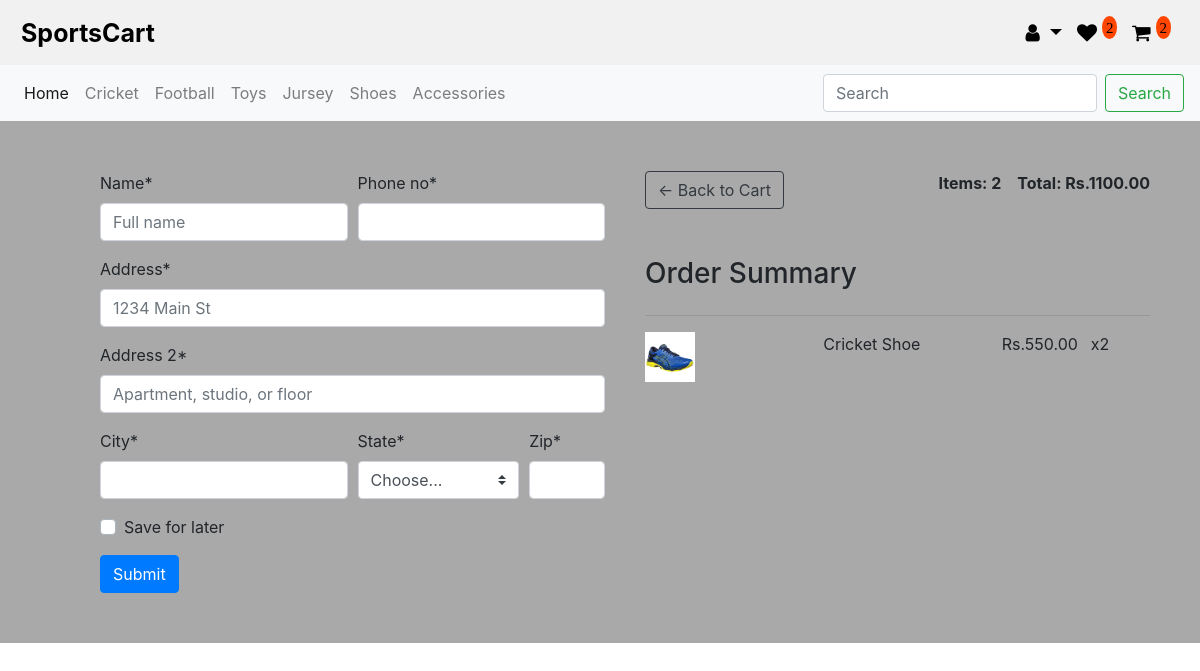
/checkout/ (signed in), run on an earlier commit of the app's database.
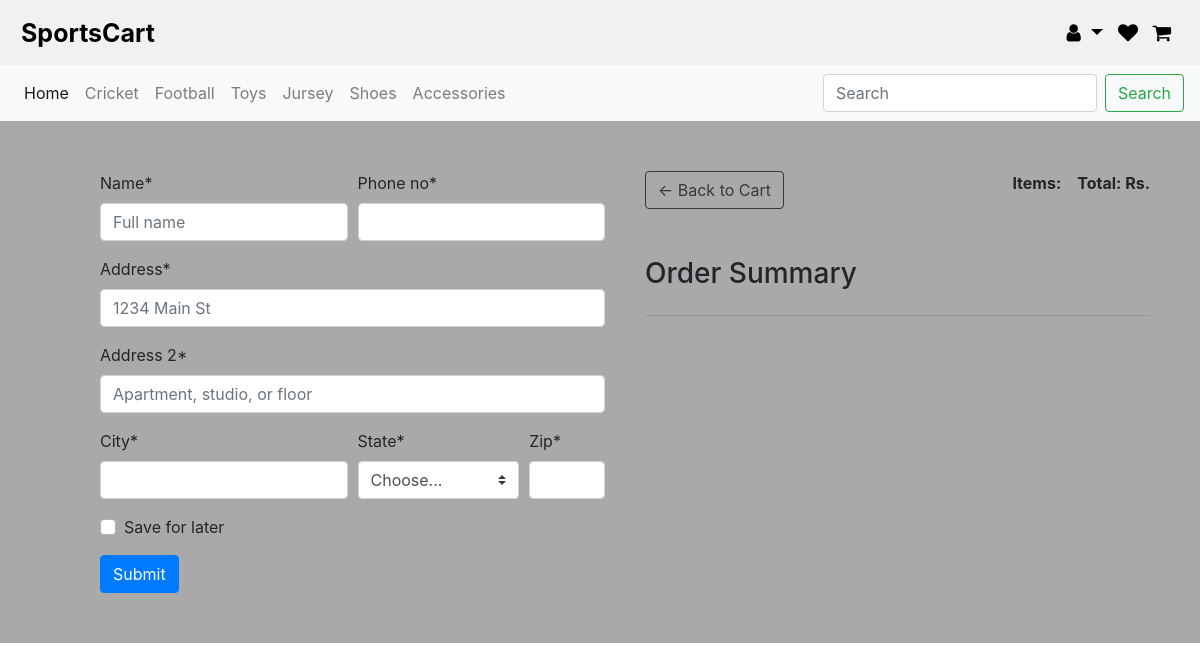
And on a later commit of the database.
### store/models.py (models this page shows, shortened)
class Order(models.Model):
    customer = models.ForeignKey(
        settings.AUTH_USER_MODEL, on_delete=models.SET_NULL, null=True, blank=True)
    order_items = models.ManyToManyField(OrderItem)
    total_items = models.IntegerField(null=True)
    total = models.FloatField(null=True)
    ordered_date = models.DateTimeField(null=True)
    ordered = models.BooleanField(default=False)
    transaction_complete = models.BooleanField(default=False)
    transaction_id = models.CharField(max_length=100, null=True)
    address = models.ForeignKey(
        'Address', on_delete=models.SET_NULL, blank=True, null=True)

class OrderItem(models.Model):
    customer = models.ForeignKey(
        settings.AUTH_USER_MODEL, on_delete=models.SET_NULL, null=True, blank=True)
    product = models.ForeignKey(Product, on_delete=models.SET_NULL, null=True)
    quantity = models.IntegerField(default=0, null=True, blank=True)
    complete = models.BooleanField(default=False)
    total = models.FloatField(null=True, blank=True)

class Product(models.Model):
    title = models.CharField(max_length=30)
    category = models.CharField(max_length=50, choices=CATEGORY_CHOICES ,default='sports')
    sub_category = models.CharField(max_length=50)
    price = models.FloatField()
    image = models.ImageField()
    description = models.TextField(max_length=250)
    @property
    def imageURL(self):
        try:
            url = self.image.url
        except:
            url = ''
        return url

### store/views.py (the view, shortened to what this page needs)
# urls.py: path('checkout/', checkout, name = "checkout"),
def checkout(request):
	data = customerProduct(request)
	order = data['order']
	save_items = data['save_items']
	customer = request.user
	form = AddressForm(request.POST or None)
	context = {
		'order':order,
		'save_items':save_items,
		'form':form
	}
	return render(request,'store/checkout.html',context)

### store/utils.py (called while the page is built)
def customerProduct(request):
    if request.user.is_authenticated:
        customer = request.user
        try :
            order = Order.objects.get(customer=customer,ordered=False)
        except:
            order = ''
        wishlist = customer.wishlist_set.all()
        if wishlist :
            save_items = len(wishlist)
        else:
            wishlist = ''
            save_items = 0
    else:
        order = ''
        wishlist = ''
        save_items = 0
    products = Product.objects.all()
    return {'order':order ,'wishlist':wishlist, 'save_items':save_items, 'products':products}

### store/templates/store/checkout.html (shortened to what this page needs)
{% extends 'store/base.html' %}
{% load static %}
{% load crispy_forms_tags %}
{% block content %}
<div class="checkout">
	<div class="product-total">
		<div class="d-sm-inline">
		<a  class="btn btn-outline-dark" href="{% url 'cart' %}">&#x2190; Back to Cart</a>
		</div>
		<div class="d-sm-inline pt-5 text-center">
		<span class="float-sm-right"><strong> Total:   Rs.{{order.total|floatformat:2}}</strong></span>
		<span class="float-left float-sm-right pl-3 pr-3"><strong>Items: {{order.total_items}}</strong></span>
		</div>
		<h3 class="pt-5 pb-2">Order Summary</h3>
		<hr>
		<div class="row checkout-items">
			{% for item in order.order_items.all %}
			<div class="col-3 col-md-4">
				<img src="{{item.product.imageURL}}"
				style="width: 50px; height: auto;">
			</div>
			<div class="col-3 col-md-4">
				<p>{{item.product.title}}</p>
			</div>
			<div class="col-4 col-md-2">
				<p>Rs.{{item.product.price|floatformat:2}}</p>
			</div>
			<div class="col-2 col-md-2">
				<p>x{{item.quantity}}</p>
			</div>
			{% endfor %}
		</div>
	</div>
	<div class="checkout-form">
		<form method="post">
			{% crispy form %}
		</form>
	</div>
</div>
{% endblock content %}

### store/templates/store/base.html (shortened to what this page needs)
{% load i18n %}
{% load static %}
<!DOCTYPE html>
<html>
<head>
	<link rel="stylesheet" href="https://stackpath.bootstrapcdn.com/bootstrap/4.4.1/css/bootstrap.min.css">
  <link rel="stylesheet" href="https://cdnjs.cloudflare.com/ajax/libs/font-awesome/4.7.0/css/font-awesome.min.css">
  <link rel="stylesheet" type="text/css" href="{% static 'css/main.css' %}">
</head>
<body>
<section id="header">
  <div class="header">
    <a href="#default" class="logo">SportsCart</a>
    <div class="header-right">
      <div class="dropdown line pr-2">
        <a href="#about" class="dropdown-toggle" data-toggle="dropdown">
          <i class="fa fa-user " aria-hidden="true"></i>
        </a>
      </div>
      <div class ="line pr-2">
        <a class="active" href="{% url 'wishlist' %}"><i class="fa fa-heart" aria-hidden="true">
          {% if save_items != 0 %}
          <sup class="super">{{ save_items }}</sup>
          {% endif %}</i>
        </a>
      </div>
      <div class ="line pr-2">
        <a href="{% url 'cart' %}"><i class="fa fa-shopping-cart" aria-hidden="true">
          {% if order != '' %}
          <sup class="super">{{ order.total_items }}</sup>
          {% endif %}</i>
        </a>
      </div>
    </div>
  </div>
  <nav class="navbar navbar-expand-lg navbar-light bg-light">
    <div class="collapse navbar-collapse" id="navbarSupportedContent">
      <ul class="navbar-nav mr-auto">
        <li class="nav-item active">
          <a class="nav-link" href="{% url 'home' %}">Home <span class="sr-only">(current)</span></a>
         </li>
        <li class="nav-item">
         <a class="nav-link" href="#">Cricket <span class="sr-only">(current)</span></a>
        </li>
        <li class="nav-item">
          <a class="nav-link" href="#">Football</a>
        </li>
        <li class="nav-item">
          <a class="nav-link" href="#">Toys<span class="sr-only">(current)</span></a>
        </li>
        <li class="nav-item">
          <a class="nav-link" href="#">Jursey</a>
        </li>
        <li class="nav-item">
          <a class="nav-link" href="#">Shoes <span class="sr-only">(current)</span></a>
        </li>
        <li class="nav-item">
          <a class="nav-link" href="#">Accessories</a>
        </li>
      </ul>
    </div>
    <form class="form-inline my-2 my-lg-0">
      <input class="form-control mr-sm-2" type="search" placeholder="Search" aria-label="Search">
      <button class="btn btn-outline-success my-2 my-sm-0" type="submit">Search</button>
    </form>
  </nav>
</section>
{% block content %}
{% endblock content %}
</body>
</html>

What changed in the data, as far as the page shows it:
removed Order: total_items "2", total "1100.00"
removed OrderItem: product.imageURL (picture), product "Cricket Shoe", product.price "550.00", quantity "2"
Also different on the page:
{{ save_items }}: "2" → (not shown)
